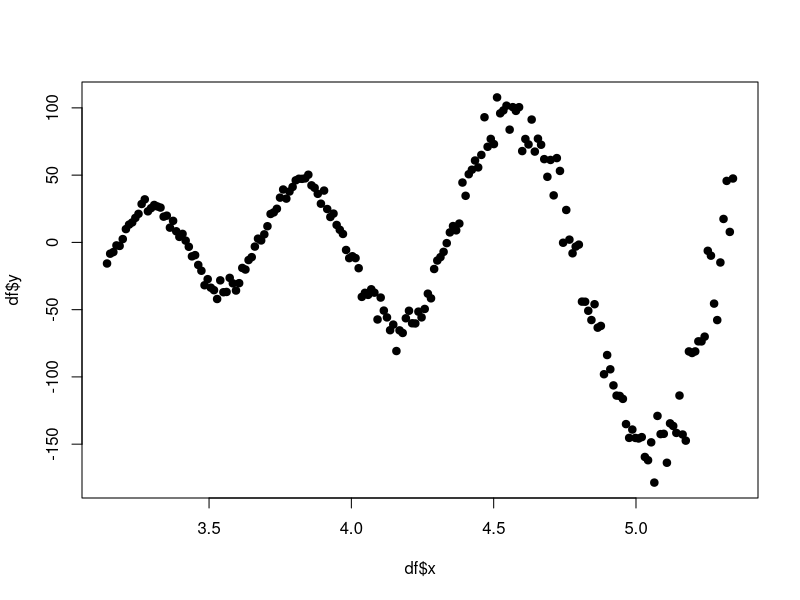

Recreate this plot in R. (Note: this script raises an error after producing the figure.)
## ---- chunk 1
#| collapsed: true
#| tags: []
#| vscode: {languageId: r}
dir <- "~/work/courses/stat380/weeks/week-11/"
## ---- chunk 2
#| collapsed: true
#| tags: []
#| vscode: {languageId: r}
packages <- c(
    # Old packages
    "ISLR2",
    "dplyr",
    "tidyr",
    "readr",
    "purrr",
    "glmnet",
    "caret",
    "repr",
    "tidyverse",
    "mlbench",
    "nnet",
    "rpart",
    "e1071",
    # NEW
    "torch",
    "torchvision",
    "luz"
)

# renv::install(packages)
sapply(packages, require, character.only=TRUE)
## ---- chunk 3
#| collapsed: true
#| tags: []
generate_data <- function(n, noise = 0.1) {
  x <- seq(1*pi, 1.7*pi, length.out = n)
  y <- exp(x) * (sin(150/x) + rnorm(n, 0, noise))
  data.frame(x = x, y = y)
}

df <- generate_data(200, noise=0.1)
plot(df$x, df$y, pch = 19)
## ---- chunk 4
#| collapsed: true
#| tags: []
x_new <- seq(0.9 * pi, 2.1 * pi, length.out=1000)
df_new <- data.frame(x = x_new)

plt_reg <- function(f, x,...){
    ynew <- f(x)
    ylim <- range(c(ynew, df$y))
    ylim[1] <- max(c(-800, ylim[1]))
    ylim[2] <- min(c(250, ylim[2]))
    xlim <- range(x)
    
    plot(df$x, df$y, pch = 22, col="red", xlim=xlim, ylim=ylim,...)
    points(x[, 1], ynew, pch=22, type="l")
}
## ---- chunk 5
#| collapsed: true
#| tags: []
p <- 1
q1 <- 20
q2 <- 100

reg_module <- nn_module(
  initialize = function() {
    self$input_to_hidden1 <- nn_linear(p, q1)
    self$hidden1_to_hidden2 <- nn_linear(q1, q2)
    self$hidden2_to_output <- nn_linear(q2, 1)
    self$activation <- nn_relu()
    self$sigmoid <- nn_sigmoid()
  },
  forward = function(x) {
    x %>% 
      self$input_to_hidden1() %>% 
      self$activation() %>% 
      self$hidden1_to_hidden2() %>% 
      self$activation() %>% 
      self$hidden2_to_output()
  }
)
## ---- chunk 6
#| collapsed: true
#| tags: []
regressor <- 
function(train, type="nn", ...){
    
    if(type == "lm"){
        f = \(x) lm(y ~ x, df) %>% 
                    predict(., x)
    }
    
    else if(type == "rpart"){
        f = \(x) 
            rpart(y ~ x, df) %>% 
            predict(., x)
    }
        
    else if(type == "svm"){
        f = \(x)
            svm(y ~ x, df, kernel="radial") %>% 
            predict(., x)
    } 
        
    else if(type == "nn"){
        X_tensor <- torch_tensor(cbind(df$x %>% as.matrix()), dtype=torch_float())
        y_tensor <- torch_tensor(cbind(df$y %>% as.matrix()), dtype=torch_float())
        F <- reg_module()
        optimizer <- optim_adam(F$parameters, lr=0.2)
        epochs <- 1000

        for(i in 1:epochs){
            loss <- nn_mse_loss()(F(X_tensor), y_tensor)
            optimizer$zero_grad()
            loss$backward()
            optimizer$step()
        }
        f = \(x) as_array(F( torch_tensor(x %>% as.matrix(), dtype=torch_float()) ))
    }
    
    return(f)
}
## ---- chunk 7
#| collapsed: true
#| tags: []
f <- regressor(df, "nn")
plt_reg(f, df_new)
## ---- chunk 8
#| collapsed: true
#| tags: []
ex <- \(x) ifelse(
    ((abs(x[1]) + 0.05 * rnorm(1)  > 0.50 && abs(x[2]) + 0.05 * rnorm(1)  > 0.50)) || 
    ((abs(x[1]) + 0.05 * rnorm(1)  < 0.25 && abs(x[2]) + 0.05 * rnorm(1)  < 0.25)),
    1, 0
)

gen_classification_data <- function(n=500){
    X <- t(replicate(n, 2 * runif(2) - 1))
    y <- apply(X, 1, ex) %>% as.factor()
    col <- ifelse(y == 0, "blue", "red")
    df <- data.frame(y = y, x1 = X[, 1], x2 = X[, 2], col=col)
    return(df)
}
## ---- chunk 9
#| collapsed: true
#| tags: []
df <- gen_classification_data(500)
plot(df$x1, df$x2, col = df$col, pch = 19)
## ---- chunk 10
#| collapsed: true
#| tags: []
Xnew <- cbind(
    rep(seq(-1.1, 1.1, length.out=50), 50),
    rep(seq(-1.1, 1.1, length.out=50), each = 50)
)

df_new = data.frame(x1=Xnew[, 1], x2=Xnew[, 2])

plt <- function(f, x){
    plot(x[, 1], x[, 2], col=ifelse(f(x) < 0.5, "blue", "red"), pch=22)
    points(df$x1, df$x2, col= ifelse(y == "0", "blue", "red"), pch = 19)
}

overview <- function(f){
    predicted <- ifelse(f(df[, -1]) < 0.5, 0, 1)
    actual <- df[, 1]
    table(predicted, actual)
}
## ---- chunk 11
#| collapsed: true
#| tags: []
p <- 2
q <- 20

hh1_module <- nn_module(
  initialize = function() {
      
    self$input_to_hidden <- nn_linear(p, q)
      
    self$hidden_to_output <- nn_linear(q, 1)
      
    self$activation <- nn_relu()
      
    self$sigmoid <- nn_sigmoid()
  },
  forward = function(x) {
    x %>% 
      self$input_to_hidden() %>% 
      self$activation() %>% 
      self$hidden_to_output() #%>% 
      self$sigmoid()
  }
)


q1 <- 100
q2 <- 20

hh2_module <- nn_module(
  initialize = function() {
    self$input_to_hidden1 <- nn_linear(p, q1)
    self$hidden1_to_hidden2 <- nn_linear(q1, q2)
    self$hidden2_to_output <- nn_linear(q2, 1)
    self$activation <- nn_relu()
    self$sigmoid <- nn_sigmoid()
  },
  forward = function(x) {
    x %>% 
      self$input_to_hidden1() %>% 
      self$activation() %>% 
      self$hidden1_to_hidden2() %>% 
      self$activation() %>% 
      self$hidden2_to_output() %>% 
      self$sigmoid()
  }
)
## ---- chunk 12
#| collapsed: true
#| tags: []
classifier <- 
function(train, type="nn", ...){
    
    if(type == "logistic"){
        f = \(x) glm(y ~ x1 + x2, train, family=binomial()) %>% 
                 predict(., x, type="response")
    }
    
    else if(type == "rpart"){
        f = \(x) 
            rpart(y ~ x1 + x2, df, method="class") %>% 
            predict(., x, type="class") %>% 
            as.numeric(.) - 1
    }
        
    else if(type == "svm"){
        f = \(x)
            svm(y ~ x1 + x2, df, kernel="radial") %>% 
            predict(., x) %>% 
            as.numeric(.) - 1
    } 
        
    else if(type == "nn"){
        X_tensor <- torch_tensor(train[, -1] %>% as.matrix(), dtype=torch_float())
        y_tensor <- torch_tensor(cbind(train$y %>% as.numeric() - 1), dtype=torch_float())
        F <- hh2_module()
        optimizer <- optim_adam(F$parameters, lr=0.05)
        epochs <- 1000

        for(i in 1:epochs){
            loss <- nn_bce_loss()(F(X_tensor), y_tensor)
            optimizer$zero_grad()
            loss$backward()
            optimizer$step()
        }
        f = \(x) as_array(F( torch_tensor(x %>% as.matrix(), dtype=torch_float()) ))
    }
    
    return(f)
}
## ---- chunk 13
#| collapsed: true
#| tags: []
ex <- \(x) ifelse(
    ((abs(x[1]) + 0.05 * rnorm(1)  > 0.50 && abs(x[2]) + 0.05 * rnorm(1)  > 0.50)) || 
    ((abs(x[1]) + 0.05 * rnorm(1)  < 0.25 && abs(x[2]) + 0.05 * rnorm(1)  < 0.25)),
    1, 0
)


n <- 300
X <- t(replicate(n, 2 * runif(2) - 1))
y <- apply(X, 1, ex) %>% as.factor()
col <- ifelse(y == 0, "blue", "red")
df <- data.frame(y = y, x1 = X[, 1], x2 = X[, 2])
plot(df$x1, df$x2, col = col, pch = 19)

Xnew <- cbind(
    rep(seq(-1.1, 1.1, length.out=50), 50),
    rep(seq(-1.1, 1.1, length.out=50), each = 50)
)

df_new = data.frame(x1=Xnew[, 1], x2=Xnew[, 2])
## ---- chunk 14
#| collapsed: true
#| tags: []
options(repr.plot.width=15, repr.plot.height=7.5)
par(mfrow=c(1,2))

f <- classifier(df, "rpart")
plt(f, df_new)

f <- classifier(df, "nn")
plt(f, df_new)

overview(f)
## ---- chunk 15
#| tags: []
nn_model <- nn_module(
  initialize = function(p, q1) {  
    self$hidden1 <- nn_linear(p, q1)
    self$output <- nn_linear(q1, 1)
    self$activation <- nn_relu()
    self$sigmoid <- nn_sigmoid()
  },
    
  forward = function(x) {
    x %>% 
      self$hidden1() %>% 
      self$activation() %>% 
      self$output() %>% 
      self$sigmoid()
  }
)
## ---- chunk 16
#| tags: []
x <- torch_randn(10, 10000)
x
## ---- chunk 17
#| tags: []
nn_model(p=10000, q1=10)(x)
## ---- chunk 18
#| tags: []
# renv::install("luz")
# library(luz)
nn_model %>%
    setup(
        loss = nn_bce_loss(),
        optimizer = optim_adam
    )
## ---- chunk 19
#| collapsed: true
#| tags: []
nn_model <- nn_module(
  initialize = function(p, q1, q2, q3) {  
    self$hidden1 <- nn_linear(p, q1)
    self$hidden2 <- nn_linear(q1, q2)
    self$hidden3 <- nn_linear(q2, q3)
    self$output <- nn_linear(q3, 1)
    self$activation <- nn_relu()
    self$sigmoid <- nn_sigmoid()
  },
    
  forward = function(x) {
    x %>% 
      self$hidden1() %>% self$activation() %>% 
      self$hidden2() %>% self$activation() %>% 
      self$hidden3() %>% self$activation() %>% 
      self$output() %>% self$sigmoid()
  }
)
## ---- chunk 20
#| tags: []
nn_model %>%
    setup(
        loss = nn_bce_loss(),
        optimizer = optim_adam
    ) %>% 
    set_hparams(p=2, q1=5, q2=7, q3=5) %>% 
    set_opt_hparams(lr=0.02)
## ---- chunk 21
#| tags: []
fit_nn <- nn_model %>%
    setup(
        loss = nn_bce_loss(),
        optimizer = optim_adam
    ) %>% 
    set_hparams(p=2, q1=5, q2=7, q3=5) %>% 
    set_opt_hparams(lr=0.02) %>%
    ### Fit the neural network
    fit(
        data = list(
            as.matrix(df[, -1]),
            as.numeric(df[, 1]) - 1
        ),
        epochs = 10,
        verbose=TRUE
    )
## ---- chunk 22
#| tags: []
plot(fit_nn)
## ---- chunk 23
#| tags: []
predict(fit_nn, cbind(rnorm(10), rnorm(10))) %>% as_array
## ---- chunk 24
#| tags: []
test_ind <- sample(1:nrow(df), 23, replace=FALSE)
## ---- chunk 25
#| tags: []
fit_nn <- nn_model %>%
    setup(
        loss = nn_bce_loss(),
        optimizer = optim_adam
    ) %>% 
    set_hparams(p=2, q1=5, q2=7, q3=5) %>% 
    set_opt_hparams(lr=0.02) %>%
    ### Fit the neural network
    fit(
        data = list(
            as.matrix(df[-test_ind, -1]),
            as.numeric(df[-test_ind, 1]) - 1
        ),
        valid_data = list(
            as.matrix(df[+test_ind, -1]),
            as.numeric(df[+test_ind, 1]) - 1
        ),
        epochs = 10,
        verbose=TRUE
    )
## ---- chunk 26
#| tags: []
plot(fit_nn)
## ---- chunk 27
#| tags: []
predicted <- torch_tensor( sample(0:1, 100, replace=TRUE) )
expected <- torch_tensor( sample(0:1, 100, replace=TRUE) )

metric <- luz_metric_binary_accuracy()

metric <- metric$new()
metric$update(expected, expected)
metric$compute()
## ---- chunk 28
#| collapsed: true
#| tags: []
nn_model %>%
    setup(
        loss = nn_bce_loss(),
        optimizer = optim_adam,
        # Specify the metrics you want to examine
        metrics = list(
            luz_metric_binary_accuracy(),
            luz_metric_binary_auroc()
        )
    )
## ---- chunk 29
#| tags: []
fit_nn <- nn_model %>%
    setup(
        loss = nn_bce_loss(),
        optimizer = optim_adam,
        metrics = list(
            luz_metric_binary_accuracy(),
            luz_metric_binary_auroc()
        )
    ) %>% 
    set_hparams(p=2, q1=5, q2=7, q3=5) %>% 
    set_opt_hparams(lr=0.01) %>%
    ### Fit the neural network
    fit(
        data = list(
            as.matrix(df[-test_ind, -1]),
            as.numeric(df[-test_ind, 1]) - 1
        ),
        valid_data = list(
            as.matrix(df[+test_ind, -1]),
            as.numeric(df[+test_ind, 1]) - 1
        ),
        epochs = 100,
        verbose=TRUE
    )
## ---- chunk 30
#| tags: []
plot(fit_nn)
## ---- chunk 31
#| collapsed: true
#| tags: []
cols <- ifelse(as_array(predict(fit_nn, Xnew)) > 0.5, "red", "blue")
plot(Xnew[, 1], Xnew[, 2], col=cols)
points(df$x1, df$x2, col=col)
## ---- chunk 32
#| collapsed: true
#| tags: []
fit_nn <- nn_model %>%
    setup(
        loss = nn_bce_loss(),
        optimizer = optim_adam,
        metrics = list(
            luz_metric_binary_accuracy()
        )
    ) %>%
    set_hparams(p = 2, q1=20, q2=100, q3=20) %>% 
    set_opt_hparams(lr=0.01) %>% 
    
    # Fitting the actual model
    fit(
        data = list(
            as.matrix(df[-test_ind, -1]),
            as.numeric(df[-test_ind, 1]) - 1
        ),
        valid_data = list(
            as.matrix(df[test_ind, -1]),
            as.numeric(df[test_ind, 1]) - 1
        ),
        epochs = 500,
        verbose=FALSE
    )
## ---- chunk 33
#| collapsed: true
#| tags: []
plot(fit_nn)
## ---- chunk 34
#| collapsed: true
#| tags: []
cols <- ifelse(as_array(predict(fit_nn, Xnew)) > 0.5, "red", "blue")
plot(Xnew[, 1], Xnew[, 2], col=cols)
points(df$x1, df$x2, col=col)
